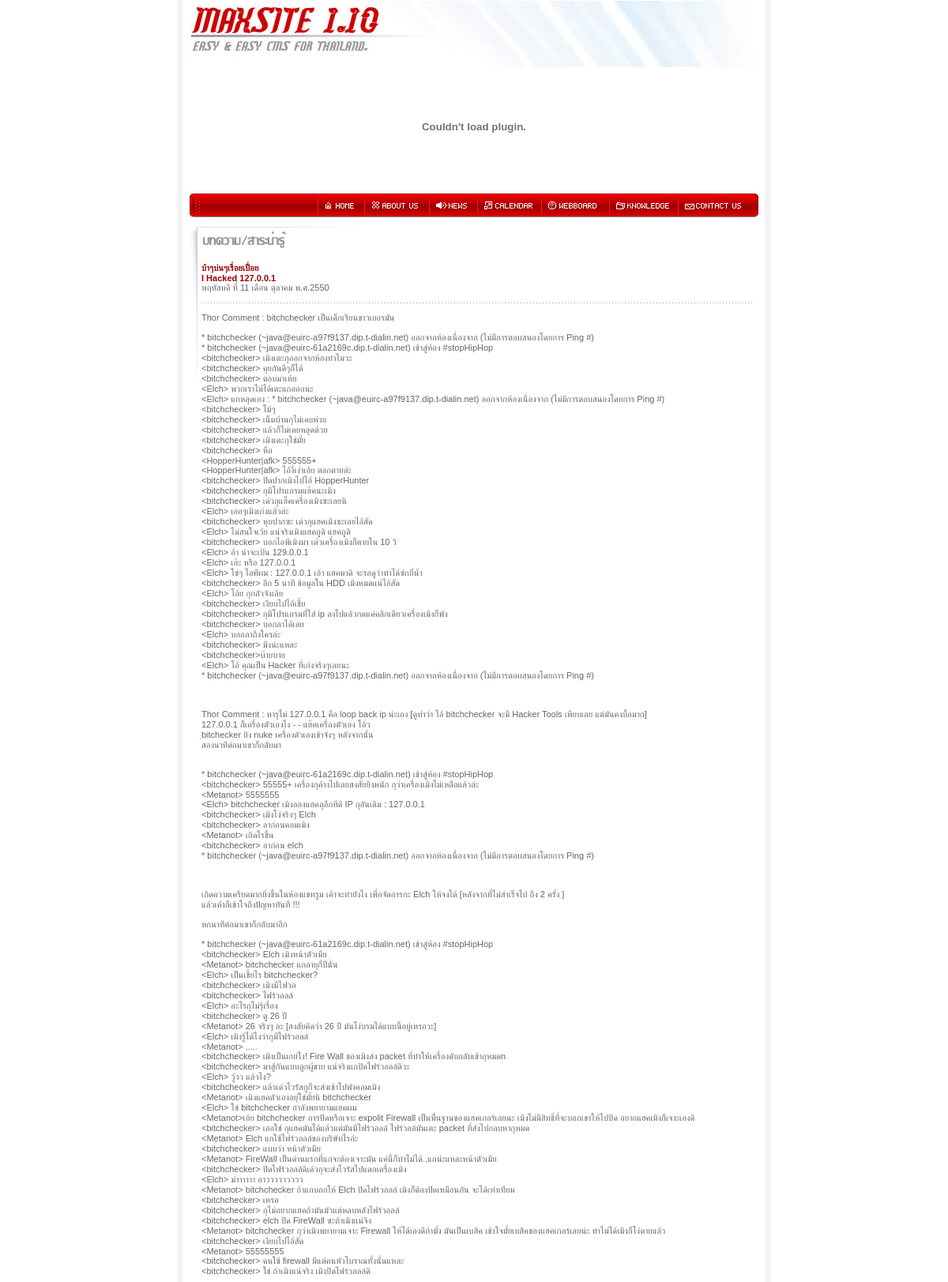
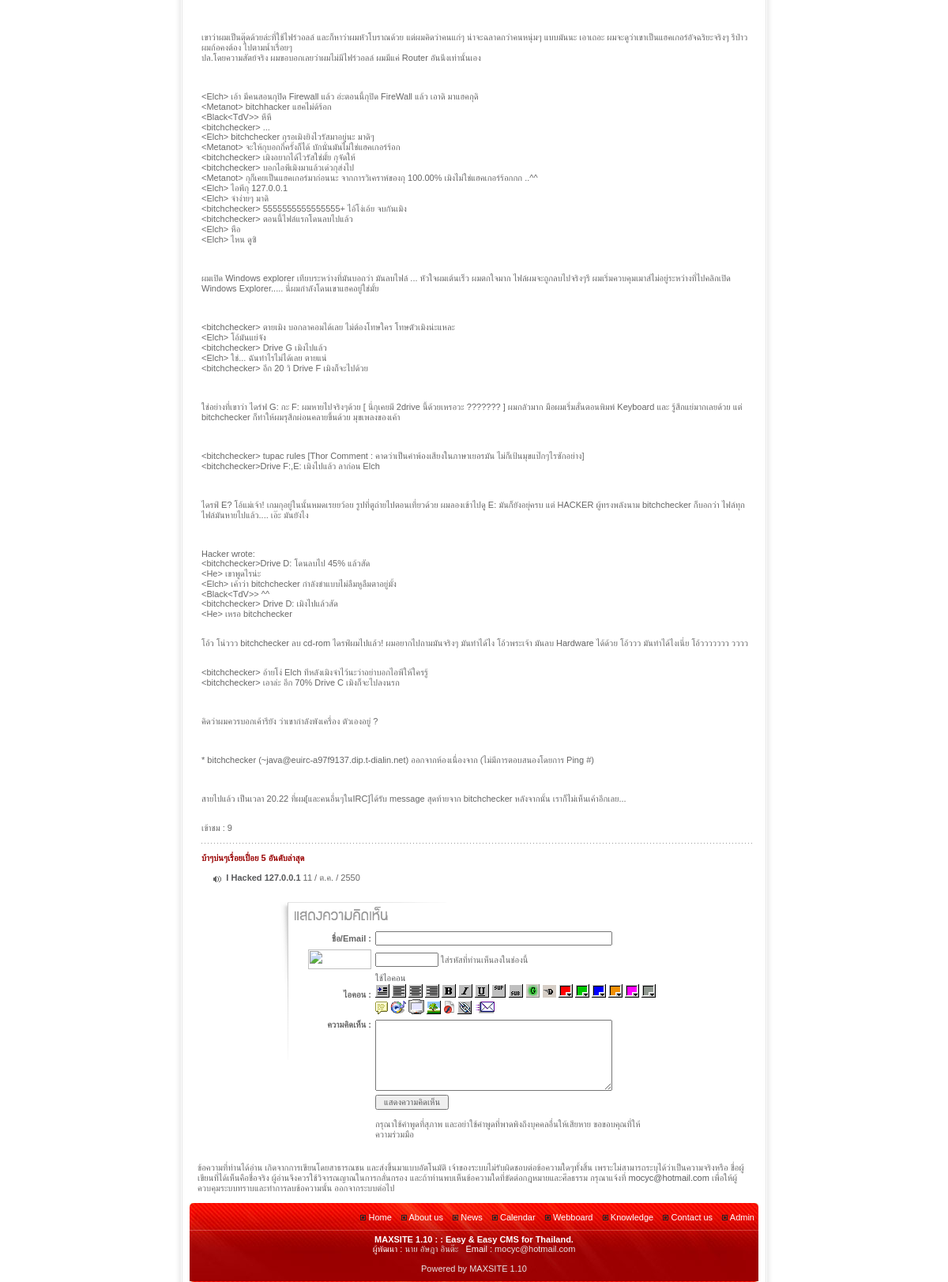
The app's page /?name=knowledge&file=readknowledge&id=2 with its own data (2 pictures, top to bottom).
### tables this page shows
CREATE TABLE `web_knowledge_category` (
  `id` int(11) NOT NULL auto_increment,
  `category_name` varchar(255) NOT NULL default '',
  `sort` int(11) NOT NULL default '0',
  PRIMARY KEY  (`id`),
  KEY `id` (`id`)
);

CREATE TABLE `web_knowledge` (
  `id` int(11) NOT NULL auto_increment,
  `category` varchar(10) NOT NULL default '',
  `topic` varchar(255) NOT NULL default '',
  `headline` varchar(255) NOT NULL default '',
  `posted` varchar(100) NOT NULL default '',
  `post_date` varchar(50) NOT NULL default '',
  `update_date` varchar(50) NOT NULL default '',
  `enable_comment` tinyint(1) NOT NULL default '0',
  `pageview` int(11) NOT NULL default '0',
  PRIMARY KEY  (`id`),
  KEY `id` (`id`),
  KEY `category` (`category`)
);

### mainfile.php (called while the page is built, shortened)
<?
require_once("includes/class.mysql.php");
require_once("includes/array.in.php");
require_once("includes/function.in.php");
$db = New DB();
?>

### includes/class.mysql.php (called while the page is built, shortened)
<?
class DB{
    function select_query($sql="sql"){
        if ($res = mysql_query($sql)){
            return $res;
        }else{
            $this->_error();
            return false;
        }
    }
    function rows($sql="sql"){
      if ($res = mysql_num_rows($sql)){
            return $res;
        }else{
            $this->_error();
            return false;
        }
    }
    function fetch($sql="sql"){
      if ($res = mysql_fetch_assoc($sql)){
            return $res;
        }else{
            return false;
        }
    }
}
?>

### includes/array.in.php (called while the page is built, shortened)
<?
$DAY_FULL_TEXT = array(
"Sunday" => "อาทิตย์",
"Monday" => "จันทร์",
"Tuesday" => "อังคาร",
"Wednesday" => "พุธ",
"Thursday" => "พฤหัสบดี",
"Friday" => "ศุกร์",
"Saturday" => "เสาร์"
);
$SHORT_MONTH = array(
"1" => "ม.ค.",
"2" => "ก.พ.",
"3" => "มี.ค.",
"4" => "เม.ย.",
"5" => "พ.ค.",
"6" => "มิ.ย.",
"7" => "ก.ค.",
"8" => "ส.ค.",
"9" => "ก.ย.",
"10" => "ต.ค.",
"11" => "พ.ย.",
"12" => "ธ.ค."
);
$FULL_MONTH = array(
"1" => "มกราคม",
"2" => "กุมภาพันธ์",
"3" => "มีนาคม",
"4" => "เมษายน",
"5" => "พฤษภาคม",
"6" => "มิถุนายน",
"7" => "กรกฏาคม",
"8" => "สิงหาคม",
"9" => "กันยายน",
"10" => "ตุลาคม",
"11" => "พฤศจิกายน",
"12" => "ธันวาคม"
);
?>

### includes/function.in.php (called while the page is built, shortened)
<?
function FixQuotes ($what = "") {
        $what = ereg_replace("'","''",$what);
        return $what;
}
function ThaiTimeConvert($timestamp="",$full="",$showtime=""){
	global $SHORT_MONTH, $FULL_MONTH, $DAY_SHORT_TEXT, $DAY_FULL_TEXT;
	$day = date("l",$timestamp);
	$month = date("n",$timestamp);
	$year = date("Y",$timestamp);
	$time = date("H:i:s",$timestamp);
	$times = date("H:i",$timestamp);
	if($full){
		$ThaiText = $DAY_FULL_TEXT[$day]." ที่ ".date("j",$timestamp)." เดือน ".$FULL_MONTH[$month]." พ.ศ.".($year+543) ;
	}else{
		$ThaiText = date("j",$timestamp)." / ".$SHORT_MONTH[$month]." / ".($year+543);
	}
	if($showtime == "1"){
		return $ThaiText." เวลา ".$time;
	}else if($showtime == "2"){
		$ThaiText = date("j",$timestamp)." ".$SHORT_MONTH[$month]." ".($year+543);
		return $ThaiText." : ".$times;
	}else{
		return $ThaiText;
	}
}
?>

### modules/knowledge/readknowledge.php (the view, shortened to what this page needs)
	<TABLE cellSpacing=0 cellPadding=0 width=720 border=0>
      <TBODY>
        <TR>
          <TD width="10" vAlign=top><IMG src="images/fader.gif" border=0></TD>
          <TD width="710" vAlign=top><IMG src="images/topfader.gif" border=0><BR>
		  &nbsp;&nbsp;<IMG SRC="images/menu/textmenu_knowledge2.gif" BORDER="0"><BR><BR>
				<TABLE width="700" align=center cellSpacing=0 cellPadding=0 border=0>
<?
$db->connectdb(DB_NAME,DB_USERNAME,DB_PASSWORD);
$res[knowledge] = $db->select_query("SELECT * FROM ".TB_KNOWLEDGE." WHERE id='$_GET[id]' ");
$arr[knowledge] = $db->fetch($res[knowledge]);
$db->closedb ();
if(!$arr[knowledge][id]){
	echo "<BR><BR><BR><BR><CENTER><IMG SRC=\"images/icon/notview.gif\" BORDER=\"0\" ><BR><BR><B>ไม่มีรายการสาระน่ารู้นี้</B></CENTER><BR><BR><BR><BR>";
}else{
	$FileNewsTopic = "knowledgedata/".$arr[knowledge][post_date].".txt";
	$file_open = @fopen($FileNewsTopic, "r");
	$content = @fread ($file_open, @filesize($FileNewsTopic));
	$Detail = stripslashes(FixQuotes($content));
	$db->connectdb(DB_NAME,DB_USERNAME,DB_PASSWORD);
	$res[category] = $db->select_query("SELECT * FROM ".TB_KNOWLEDGE_CAT." WHERE id='".$arr[knowledge][category]."' ");
	$arr[category] = $db->fetch($res[category]);
	$db->closedb ();
?>
				<TR>
					<TD>
					<B><FONT COLOR="#990000"><?=$arr[category][category_name];?><BR><?=$arr[knowledge][topic];?></FONT></B>
					<BR>
					<?= ThaiTimeConvert($arr[knowledge][post_date],"1","");?>
					<BR><BR>
					</TD>
				</TR>
				<TR>
					<TD height="1" class="dotline"></TD>
				</TR>
				<TR>
					<TD>
					<BR>
					<?=$Detail;?>
					<BR><BR>
					เข้าชม : <?=$arr[knowledge][pageview];?>
					<BR><BR>
					</TD>
				</TR>
				<TR>
					<TD height="1" class="dotline"></TD>
				</TR>
				<TR>
					<TD>
					<BR>
					<B><FONT COLOR="#990000"><?=$arr[category][category_name];?> 5 อันดับล่าสุด</B></FONT><BR><BR>
<?
$db->connectdb(DB_NAME,DB_USERNAME,DB_PASSWORD);
$res[knowledgecat] = $db->select_query("SELECT * FROM ".TB_KNOWLEDGE." WHERE category='".$arr[category][id]."' ORDER BY id DESC LIMIT 5 ");
while($arr[knowledgecat] = $db->fetch($res[knowledgecat])){
?>
					&nbsp;&nbsp;&nbsp;&nbsp;&nbsp;<IMG SRC="images/icon/suggest.gif" BORDER="0" ALIGN="absmiddle"> <B><A HREF="?name=knowledge&file=readknowledge&id=<?=$arr[knowledgecat][id];?>" target="_blank"><?=$arr[knowledgecat][topic];?></A></B> <?= ThaiTimeConvert($arr[knowledgecat][post_date],"","");?><BR>
<?
}
?>
					</TD>
				</TR>
<?
}
?>
			</TABLE>
			<BR><BR>
<?
if($arr[knowledge][enable_comment]){
?>
			<TABLE cellSpacing=0 cellPadding=0 width=500 border=0 align="center">
			  <TBODY>
				<TR>
				  <TD width="10" vAlign=top><IMG src="images/fader.gif" border=0></TD>
				  <TD width="490" vAlign=top><IMG src="images/topfader.gif" border=0><BR>
				  <IMG SRC="images/menu/textmenu_comment.gif" BORDER="0"><BR>
						<FORM NAME="form2" METHOD=POST ACTION="?name=knowledge&file=comment&id=<?=$_GET[id];?>">
						<TABLE cellSpacing=5 cellPadding=0 width=450 border=0 align="center">
						<TR>
							<TD width="80" align="right"><B>ชื่อ/Email : </B></TD>
							<TD><INPUT TYPE="text" NAME="NAME" style="width:300;"></TD>
						</TR>
<?
if(USE_CAPCHA){
?>
						<TR>
							<TD width="80" align="right">
							<?if(CAPCHA_TYPE == 1){
								echo "<img src=\"capcha/CaptchaSecurityImages.php?width=".CAPCHA_WIDTH."&height=".CAPCHA_HEIGHT."&characters=".CAPCHA_NUM."\" width=\"".CAPCHA_WIDTH."\" height=\"".CAPCHA_HEIGHT."\" align=\"absmiddle\" />";
							}else if(CAPCHA_TYPE == 2){
								echo "<img src=\"capcha/val_img.php?width=".CAPCHA_WIDTH."&height=".CAPCHA_HEIGHT."&characters=".CAPCHA_NUM."\" width=\"".CAPCHA_WIDTH."\" height=\"".CAPCHA_HEIGHT."\" align=\"absmiddle\" />";
							};?>
							</TD>
							<TD><input name="security_code" type="text" id="security_code" size="20" maxlength="6" style="width:80" > ใส่รหัสที่ท่านเห็นลงในช่องนี้ </TD>
						</TR>
<?
}
?>
						<TR>
							<TD width=80 align=right><B>ไอคอน : </B></TD>
							<TD>
										<div id="emotion1">
										  <table width="100%"  border="0" cellspacing="0" cellpadding="0">
											<tr>
											  <td class="tahoma_blue"><a href="javascript:showemotion();">ใช้ไอคอน</a><br>
											  </td>
											</tr>
										  </table>
										</div>
						<a href="javascript:setsmile('[---]')"><img src="images/icon/indent.gif" border=0 alt="ย่อหน้า"></a>
						<a href="javascript:setLeft()"><img src="images/icon/left.gif" border=0 alt="จัดซ้าย"></a>
						<a href="javascript:setCenter()"><img src="images/icon/center.gif" border=0 alt="จัดกลาง"></a>
						<a href="javascript:setRight()"><img src="images/icon/right.gif" border=0 alt="จัดขวา"></a>
													<a href="javascript:setBold()"><img src="images/icon/b.gif" border=0 alt="ตัวหนา"></a>
													<a href="javascript:setItalic()"><img src="images/icon/i.gif" border=0 alt="ตัวเอียง"></a>
													<a href="javascript:setUnderline()"><img src="images/icon/u.gif" border=0 alt="เส้นใต้"></a>
													<a href="javascript:setsup()"><img src="images/icon/sup.gif" border=0 alt="ตัวยก"></a>
													<a href="javascript:setsub()"><img src="images/icon/sub.gif" border=0 alt="ตัวห้อย"></a>
													<a href="javascript:setglow()"><img src="images/icon/glow.gif" border=0 alt="ตัวหนังสือเรืองแสง"></a>
													<a href="javascript:setshadow()"><img src="images/icon/shadow.gif" border=0 alt="ตัวหนังสือมีเงา"></a>
													<a href="javascript:setColor('#FF0000','แดง')"><img src="images/icon/redcolor.gif" border=0 alt="สีแดง"></a>
													<a href="javascript:setColor('#009900','เขียว')"><img src="images/icon/greencolor.gif" border=0 alt="สีเขียว"></a>
													<a href="javascript:setColor('#0000FF','น้ำเงิน')"><img src="images/icon/bluecolor.gif" border=0 alt="สีน้ำเงิน"></a>
													<a href="javascript:setColor('#FF6600','ส้ม')"><img src="images/icon/orangecolor.gif" border=0 alt="สีส้ม"></a>
													<a href="javascript:setColor('#FF00FF','ชมพู')"><img src="images/icon/pinkcolor.gif" border=0 alt="สีชมพู"></a>
													<a href="javascript:setColor('#999999','เทา')"><img src="images/icon/graycolor.gif" border=0 alt="สีเทา"></a>
													<BR><a href="javascript:setsmile('[quote][/quote]')"><img src="images/icon/quote.gif" border=0 alt="อ้างอิงคำพูด"></a>
													<a href="javascript:setWinamp()"><img src="images/icon/winamp.gif" border=0 alt="เพิ่มเพลง"></a>
													<a href="javascript:setVideo()"><img src="images/icon/video.gif" border=0 alt="เพิ่มวีดีโอคลิป"></a>
													<a href="javascript:setImage()"><img src="images/icon/tree.gif" border=0 alt="เพิ่มรูปภาพ"></a>
													<a href="javascript:setFlash('')"><img src="images/icon/flash.gif" border=0 alt="เพิ่มไฟล์ Flash"></a>
													<a href="javascript:setlink()"><img src="images/icon/link.gif" border=0 alt="เพิ่มลิงก์"></a>
													<a href="javascript:setEmail()"><img src="images/icon/email.gif" border=0 alt="เพิ่มอีเมล์"></a>
							</TD>
						</TR>
						<TR>
							<TD width="80" align="right" valign=top><B>ความคิดเห็น : </B></TD>
							<TD><TEXTAREA NAME="COMMENT" ROWS="7" COLS="5" style="width:300;"></TEXTAREA></TD>
						</TR>
						<TR>
							<TD width="80" align="right" valign=top></TD>
							<TD><INPUT TYPE="submit" value=" แสดงความคิดเห็น "><BR>
							<BR>กรุณาใช้คำพูดที่สุภาพ และอย่าใช้คำพูดที่พาดพิงถึงบุคคลอื่นให้เสียหาย ขอขอบคุณที่ให้ความร่วมมือ
							</TD>
						</TR>
						</TABLE>
						</FORM>
				  </TD>
				</TR>
			  </TBODY>
			</TABLE>
			<BR><BR>
			ข้อความที่ท่านได้อ่าน เกิดจากการเขียนโดยสาธารณชน และส่งขึ้นมาแบบอัตโนมัติ เจ้าของระบบไม่รับผิดชอบต่อข้อความใดๆทั้งสิ้น เพราะไม่สามารถระบุได้ว่าเป็นความจริงหรือ ชื่อผู้เขียนที่ได้เห็นคือชื่อจริง ผู้อ่านจึงควรใช้วิจารณญาณในการกลั่นกรอง และถ้าท่านพบเห็นข้อความใดที่ขัดต่อกฎหมายและศีลธรรม กรุณาแจ้งที่ <A HREF="mailto:mocyc@hotmail.com">mocyc@hotmail.com</A> เพื่อให้ผู้ควบคุมระบบทราบและทำการลบข้อความนั้น ออกจากระบบต่อไป
			<BR><BR>
<?
}
?>
		  </TD>
        </TR>
      </TBODY>
    </TABLE>

### style.css (style rules this page uses)
BODY { FONT-SIZE: 11px; MARGIN: 0px; COLOR: #58595b; FONT-FAMILY: Tahoma, Arial, Helvetica, sans-serif }
TD { FONT-SIZE: 11px; MARGIN: 0px; COLOR: #666666; FONT-FAMILY: Tahoma, Arial, Helvetica, sans-serif }
A { COLOR: #58595b; TEXT-DECORATION: underline }
A:link { COLOR: #58595b; TEXT-DECORATION: none }
FORM { PADDING-RIGHT: 0px; PADDING-LEFT: 0px; PADDING-BOTTOM: 0px; MARGIN: 0px; PADDING-TOP: 0px }
IMG { BORDER-RIGHT: 0px; BORDER-TOP: 0px; BORDER-LEFT: 0px; BORDER-BOTTOM: 0px }
INPUT { FONT-SIZE: 11px; COLOR: #58595b; FONT-FAMILY: Tahoma, Arial, Helvetica, sans-serif }
TEXTAREA { FONT-SIZE: 11px; COLOR: #58595b; FONT-FAMILY: Tahoma, Arial, Helvetica, sans-serif }
.dotline { BACKGROUND: url(images/dotline.gif) #ffffff repeat-x left top }

### records on screen
web_knowledge_category: category_name "บ้าๆบ่นๆเรื่อยเปื่อย"
web_knowledge: topic "I Hacked 127.0.0.1", post_date "พฤหัสบดี ที่ 11 เดือน ตุลาคม พ.ศ.2550", post_date "Thor Comment : bitchchecker เป็นเด็กเรียนชาวเยอรมัน * bitchchecker (~java@euirc-a97f9137.dip.t-dialin.net) ออกจากห้องเนื่องจาก (ไม่มีการตอบสนองโดยการ Ping #) * bitchchecker (~java@euirc-61a2169c.dip.t-dialin.net) เข้าสู่ห้อง #stopHipHop <bitchchecker> เมิงเตะกุออกจากห้องทำไมวะ <bitchchecker> คุยกันดีๆก็ได้ <bitchchecker> ตอบมาเห้ย <Elch> พวกเราไม่ได้เตะแกออกนะ <Elch> แกหลุดเอง : * bitchchecker (~java@euirc-a97f9137.dip.t-dialin.net) ออกจากห้องเนื่องจาก (ไม่มีการตอบสนองโดยการ Ping #) <bitchchecker> โม้ๆ <bitchchecker> เน็ตบ้านกุไม่เคยห่วย <bitchchecker> แล้วก็ไม่เคยหลุดด้วย <bitchchecker> เมิงเตะกุใช่มั้ย <bitchchecker> หือ <HopperHunter|afk> 555555+ <HopperHunter|afk> ไอ้งี่เง่าเอ้ย…", pageview "9", post_date "11 / ต.ค. / 2550"

### other values on screen
_SCRIPT "MAXSITE"
_VERSION "1.10"
